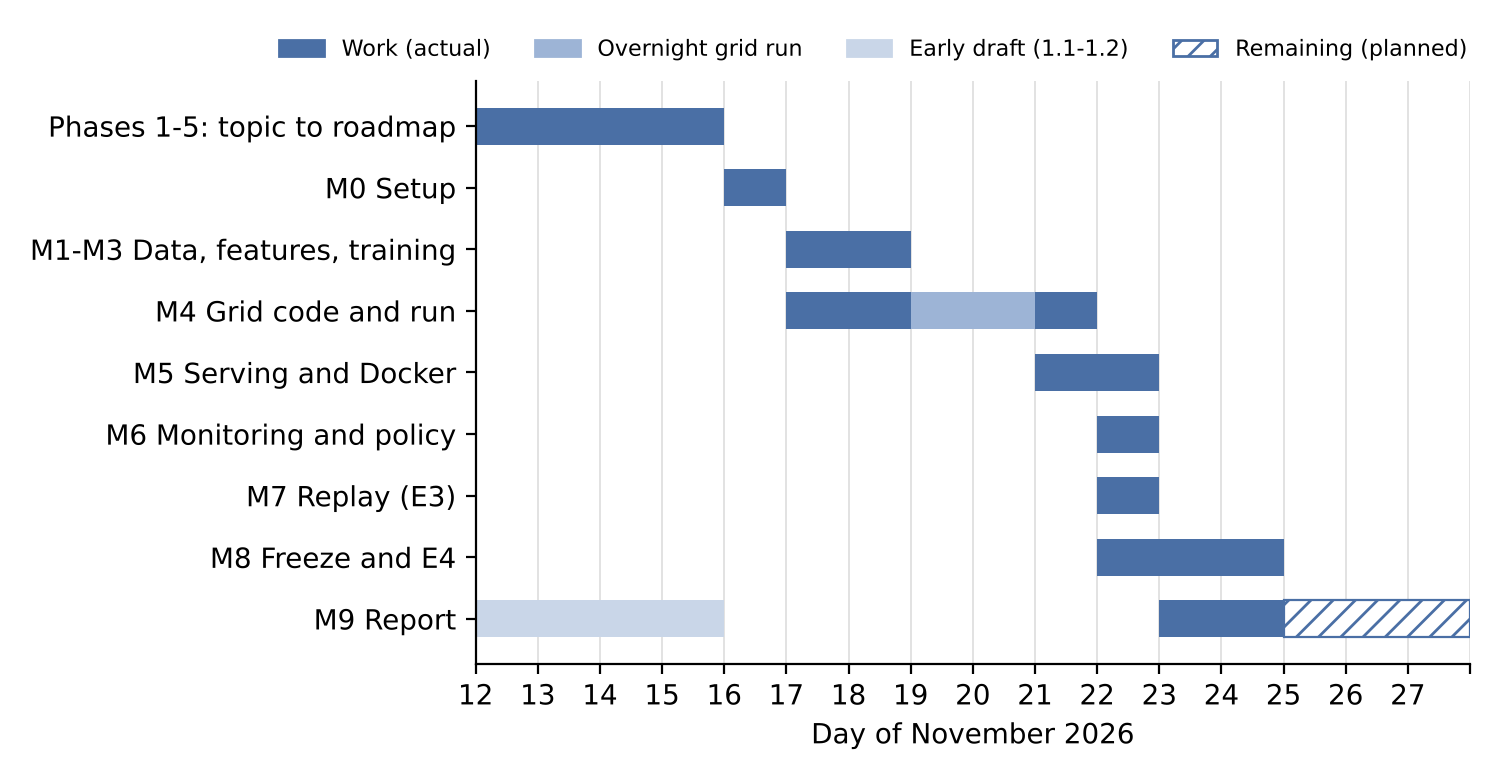

Source code (Python):
# Builds fig5_gantt.png. Run: python3 fig5_gantt.py (writes into the current directory).
# Data: report Table 3 (actual cells) / Table 2; 25-27 Nov = remaining (planned) part of M9.
import matplotlib; matplotlib.use("Agg")
import matplotlib.pyplot as plt
from matplotlib.patches import Patch
rows = [  # (label, [(start_day, end_day_inclusive, kind)])
 ("Phases 1-5: topic to roadmap", [(12,15,"a")]),
 ("M0 Setup", [(16,16,"a")]),
 ("M1-M3 Data, features, training", [(17,18,"a")]),
 ("M4 Grid code and run", [(17,18,"a"),(19,20,"run"),(21,21,"a")]),
 ("M5 Serving and Docker", [(21,22,"a")]),
 ("M6 Monitoring and policy", [(22,22,"a")]),
 ("M7 Replay (E3)", [(22,22,"a")]),
 ("M8 Freeze and E4", [(22,22,"a"),(23,24,"a")]),
 ("M9 Report", [(12,15,"d"),(23,24,"a"),(25,27,"p")]),
]
style = {"a":dict(color="#4a6fa5"), "run":dict(color="#9db4d6"),
         "d":dict(color="#c9d6e8"), "p":dict(facecolor="white", edgecolor="#4a6fa5", hatch="///")}
plt.rcParams.update({"font.family":"DejaVu Sans","font.size":10})
fig, ax = plt.subplots(figsize=(7.5,3.9), dpi=200)
for i,(lab,segs) in enumerate(rows):
    y = len(rows)-1-i
    for s,e,k in segs:
        ax.barh(y, e-s+1, left=s, height=0.6, **style[k], linewidth=0.8)
ax.set_yticks(range(len(rows))); ax.set_yticklabels([r[0] for r in rows][::-1])
ax.set_xticks(range(12,29)); ax.set_xticklabels([str(d) if d<28 else "" for d in range(12,29)])
ax.set_xlim(12,28); ax.set_xlabel("Day of November 2026")
ax.grid(axis="x", color="#dddddd", linewidth=0.6); ax.set_axisbelow(True)
for sp in ("top","right"): ax.spines[sp].set_visible(False)
ax.legend(handles=[Patch(**style["a"],label="Work (actual)"),Patch(**style["run"],label="Overnight grid run"),
    Patch(**style["d"],label="Early draft (1.1-1.2)"),Patch(**style["p"],label="Remaining (planned)")],
    loc="lower center", bbox_to_anchor=(0.4,1.0), fontsize=8, frameon=False, ncol=4)
fig.tight_layout(); fig.savefig("fig5_gantt.png")
